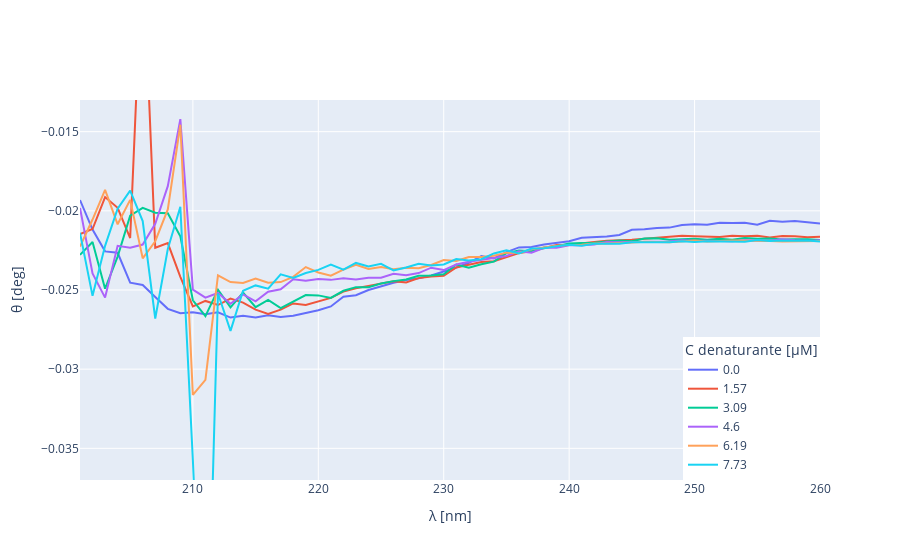

Here is the notebook cell this chart was saved with:
### Code cell
import plotly.graph_objects as go

fig = go.Figure()
for conc,c in zip(['C0', 'C1', 'C2', 'C3', 'C4', 'C5'],concentrazioni):
    fig.add_trace(go.Scatter(
        x=spettriRAW['λ'],
        y=spettriRAW[conc],
        mode='lines',
        name=np.round(c,2)
    ))

fig.update_layout(
    xaxis_title='λ [nm]',
    yaxis_title='θ [deg]',
    # title='Dati raccolti',
    legend_title='C denaturante [μM]',
    legend=dict(
        x=1,
        y=0,
        xanchor='right',
        yanchor='bottom',
        # font=dict(size=10),  # Make legend font smaller
    ),
    yaxis=dict(range=[-0.037, -0.013])
)

fig.write_image('./images/spettro_raccolto.png')
fig.write_html('./html/spettro_raccolto.html')
fig.show()
